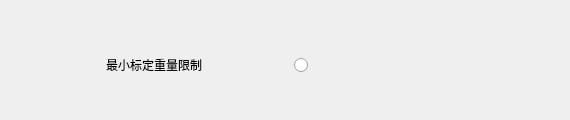
     <widget class="QWidget" name="page_29">
      <widget class="QWidget" name="layoutWidget">
       <property name="geometry">
        <rect>
         <x>20</x>
         <y>20</y>
         <width>541</width>
         <height>91</height>
        </rect>
       </property>
       <layout class="QGridLayout" name="gridLayout_4">
        <item row="0" column="0">
         <widget class="QLabel" name="label_51">
          <property name="styleSheet">
           <string notr="true">font: 12pt &quot;Sans Serif&quot;;</string>
          </property>
          <property name="text">
           <string>最小标定重量限制</string>
          </property>
          <property name="alignment">
           <set>Qt::AlignCenter</set>
          </property>
         </widget>
        </item>
        <item row="0" column="1">
         <widget class="QRadioButton" name="radioButton_22">
          <property name="minimumSize">
           <size>
            <width>0</width>
            <height>60</height>
           </size>
          </property>
          <property name="styleSheet">
           <string notr="true">QRadioButton{
   font: 14pt &quot;黑体&quot;;
   spacing: 10 
}  

QRadioButton::indicator { 
   width: 25px;
   height: 25px;
   image: url(:/A31/A31/logo/Radio.png);
}

QRadioButton::indicator:checked { 
image: url(:/A31/A31/logo/Radio_check.png);s
}</string>
          </property>
          <property name="text">
           <string/>
          </property>
         </widget>
        </item>
       </layout>
      </widget>
     </widget>
